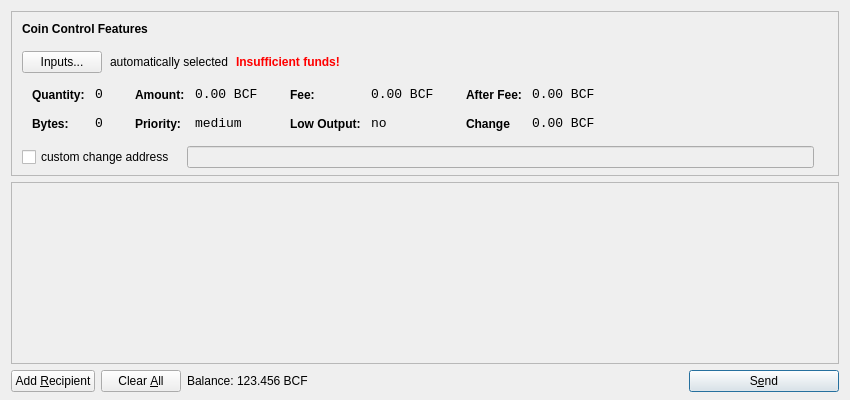
<?xml version="1.0" encoding="UTF-8"?>
<ui version="4.0">
 <class>SendCoinsDialog</class>
 <widget class="QDialog" name="SendCoinsDialog">
  <property name="geometry">
   <rect>
    <x>0</x>
    <y>0</y>
    <width>850</width>
    <height>400</height>
   </rect>
  </property>
  <property name="windowTitle">
   <string>Send Coins</string>
  </property>
  <layout class="QVBoxLayout" name="verticalLayout" stretch="0,1,0">
   <property name="bottomMargin">
    <number>8</number>
   </property>
   <item>
    <widget class="QFrame" name="frameCoinControl">
     <property name="sizePolicy">
      <sizepolicy hsizetype="Expanding" vsizetype="Expanding">
       <horstretch>0</horstretch>
       <verstretch>0</verstretch>
      </sizepolicy>
     </property>
     <property name="maximumSize">
      <size>
       <width>16777215</width>
       <height>16777215</height>
      </size>
     </property>
     <property name="frameShape">
      <enum>QFrame::StyledPanel</enum>
     </property>
     <property name="frameShadow">
      <enum>QFrame::Sunken</enum>
     </property>
     <layout class="QVBoxLayout" name="verticalLayoutCoinControl2">
      <property name="spacing">
       <number>-1</number>
      </property>
      <property name="leftMargin">
       <number>0</number>
      </property>
      <property name="topMargin">
       <number>0</number>
      </property>
      <property name="rightMargin">
       <number>0</number>
      </property>
      <property name="bottomMargin">
       <number>6</number>
      </property>
      <item>
       <layout class="QVBoxLayout" name="verticalLayoutCoinControl" stretch="0,0,0,0,1">
        <property name="spacing">
         <number>0</number>
        </property>
        <property name="leftMargin">
         <number>10</number>
        </property>
        <property name="topMargin">
         <number>10</number>
        </property>
        <item>
         <layout class="QHBoxLayout" name="horizontalLayoutCoinControl1">
          <property name="bottomMargin">
           <number>15</number>
          </property>
          <item>
           <widget class="QLabel" name="labelCoinControlFeatures">
            <property name="sizePolicy">
             <sizepolicy hsizetype="Preferred" vsizetype="Maximum">
              <horstretch>0</horstretch>
              <verstretch>0</verstretch>
             </sizepolicy>
            </property>
            <property name="font">
             <font>
              <weight>75</weight>
              <bold>true</bold>
             </font>
            </property>
            <property name="styleSheet">
             <string notr="true">font-weight:bold;</string>
            </property>
            <property name="text">
             <string>Coin Control Features</string>
            </property>
           </widget>
          </item>
         </layout>
        </item>
        <item>
         <layout class="QHBoxLayout" name="horizontalLayoutCoinControl2" stretch="0,0,0,0">
          <property name="spacing">
           <number>8</number>
          </property>
          <property name="bottomMargin">
           <number>10</number>
          </property>
          <item>
           <widget class="QPushButton" name="pushButtonCoinControl">
            <property name="styleSheet">
             <string notr="true"/>
            </property>
            <property name="text">
             <string>Inputs...</string>
            </property>
           </widget>
          </item>
          <item>
           <widget class="QLabel" name="labelCoinControlAutomaticallySelected">
            <property name="text">
             <string>automatically selected</string>
            </property>
            <property name="margin">
             <number>5</number>
            </property>
           </widget>
          </item>
          <item>
           <widget class="QLabel" name="labelCoinControlInsuffFunds">
            <property name="font">
             <font>
              <weight>75</weight>
              <bold>true</bold>
             </font>
            </property>
            <property name="styleSheet">
             <string notr="true">color:red;font-weight:bold;</string>
            </property>
            <property name="text">
             <string>Insufficient funds!</string>
            </property>
            <property name="margin">
             <number>5</number>
            </property>
           </widget>
          </item>
          <item>
           <spacer name="horizontalSpacerCoinControl">
            <property name="orientation">
             <enum>Qt::Horizontal</enum>
            </property>
            <property name="sizeHint" stdset="0">
             <size>
              <width>40</width>
              <height>1</height>
             </size>
            </property>
           </spacer>
          </item>
         </layout>
        </item>
        <item>
         <widget class="QWidget" name="widgetCoinControl" native="true">
          <property name="sizePolicy">
           <sizepolicy hsizetype="Preferred" vsizetype="Preferred">
            <horstretch>0</horstretch>
            <verstretch>0</verstretch>
           </sizepolicy>
          </property>
          <property name="minimumSize">
           <size>
            <width>0</width>
            <height>0</height>
           </size>
          </property>
          <property name="styleSheet">
           <string notr="true"/>
          </property>
          <layout class="QHBoxLayout" name="horizontalLayoutCoinControl5">
           <property name="margin">
            <number>0</number>
           </property>
           <item>
            <layout class="QHBoxLayout" name="horizontalLayoutCoinControl3" stretch="0,0,0,1">
             <property name="spacing">
              <number>20</number>
             </property>
             <property name="topMargin">
              <number>0</number>
             </property>
             <property name="bottomMargin">
              <number>10</number>
             </property>
             <item>
              <layout class="QFormLayout" name="formLayoutCoinControl1">
               <property name="horizontalSpacing">
                <number>10</number>
               </property>
               <property name="verticalSpacing">
                <number>14</number>
               </property>
               <property name="leftMargin">
                <number>10</number>
               </property>
               <property name="topMargin">
                <number>4</number>
               </property>
               <property name="rightMargin">
                <number>6</number>
               </property>
               <item row="0" column="0">
                <widget class="QLabel" name="labelCoinControlQuantityText">
                 <property name="styleSheet">
                  <string notr="true">font-weight:bold;</string>
                 </property>
                 <property name="text">
                  <string>Quantity:</string>
                 </property>
                 <property name="margin">
                  <number>0</number>
                 </property>
                </widget>
               </item>
               <item row="0" column="1">
                <widget class="QLabel" name="labelCoinControlQuantity">
                 <property name="font">
                  <font>
                   <family>Monospace</family>
                   <pointsize>10</pointsize>
                  </font>
                 </property>
                 <property name="cursor">
                  <cursorShape>IBeamCursor</cursorShape>
                 </property>
                 <property name="contextMenuPolicy">
                  <enum>Qt::ActionsContextMenu</enum>
                 </property>
                 <property name="text">
                  <string>0</string>
                 </property>
                 <property name="margin">
                  <number>0</number>
                 </property>
                 <property name="textInteractionFlags">
                  <set>Qt::LinksAccessibleByMouse|Qt::TextSelectableByKeyboard|Qt::TextSelectableByMouse</set>
                 </property>
                </widget>
               </item>
               <item row="1" column="0">
                <widget class="QLabel" name="labelCoinControlBytesText">
                 <property name="styleSheet">
                  <string notr="true">font-weight:bold;</string>
                 </property>
                 <property name="text">
                  <string>Bytes:</string>
                 </property>
                </widget>
               </item>
               <item row="1" column="1">
                <widget class="QLabel" name="labelCoinControlBytes">
                 <property name="font">
                  <font>
                   <family>Monospace</family>
                   <pointsize>10</pointsize>
                  </font>
                 </property>
                 <property name="cursor">
                  <cursorShape>IBeamCursor</cursorShape>
                 </property>
                 <property name="contextMenuPolicy">
                  <enum>Qt::ActionsContextMenu</enum>
                 </property>
                 <property name="text">
                  <string>0</string>
                 </property>
                 <property name="textInteractionFlags">
                  <set>Qt::LinksAccessibleByMouse|Qt::TextSelectableByKeyboard|Qt::TextSelectableByMouse</set>
                 </property>
                </widget>
               </item>
              </layout>
             </item>
             <item>
              <layout class="QFormLayout" name="formLayoutCoinControl2">
               <property name="horizontalSpacing">
                <number>10</number>
               </property>
               <property name="verticalSpacing">
                <number>14</number>
               </property>
               <property name="leftMargin">
                <number>6</number>
               </property>
               <property name="topMargin">
                <number>4</number>
               </property>
               <property name="rightMargin">
                <number>6</number>
               </property>
               <item row="0" column="0">
                <widget class="QLabel" name="labelCoinControlAmountText">
                 <property name="styleSheet">
                  <string notr="true">font-weight:bold;</string>
                 </property>
                 <property name="text">
                  <string>Amount:</string>
                 </property>
                 <property name="margin">
                  <number>0</number>
                 </property>
                </widget>
               </item>
               <item row="0" column="1">
                <widget class="QLabel" name="labelCoinControlAmount">
                 <property name="font">
                  <font>
                   <family>Monospace</family>
                   <pointsize>10</pointsize>
                  </font>
                 </property>
                 <property name="cursor">
                  <cursorShape>IBeamCursor</cursorShape>
                 </property>
                 <property name="contextMenuPolicy">
                  <enum>Qt::ActionsContextMenu</enum>
                 </property>
                 <property name="text">
                  <string>0.00 BCF</string>
                 </property>
                 <property name="textInteractionFlags">
                  <set>Qt::LinksAccessibleByMouse|Qt::TextSelectableByKeyboard|Qt::TextSelectableByMouse</set>
                 </property>
                </widget>
               </item>
               <item row="1" column="0">
                <widget class="QLabel" name="labelCoinControlPriorityText">
                 <property name="styleSheet">
                  <string notr="true">font-weight:bold;</string>
                 </property>
                 <property name="text">
                  <string>Priority:</string>
                 </property>
                </widget>
               </item>
               <item row="1" column="1">
                <widget class="QLabel" name="labelCoinControlPriority">
                 <property name="font">
                  <font>
                   <family>Monospace</family>
                   <pointsize>10</pointsize>
                  </font>
                 </property>
                 <property name="cursor">
                  <cursorShape>IBeamCursor</cursorShape>
                 </property>
                 <property name="contextMenuPolicy">
                  <enum>Qt::ActionsContextMenu</enum>
                 </property>
                 <property name="text">
                  <string>medium</string>
                 </property>
                 <property name="textInteractionFlags">
                  <set>Qt::LinksAccessibleByMouse|Qt::TextSelectableByKeyboard|Qt::TextSelectableByMouse</set>
                 </property>
                </widget>
               </item>
              </layout>
             </item>
             <item>
              <layout class="QFormLayout" name="formLayoutCoinControl3">
               <property name="horizontalSpacing">
                <number>10</number>
               </property>
               <property name="verticalSpacing">
                <number>14</number>
               </property>
               <property name="leftMargin">
                <number>6</number>
               </property>
               <property name="topMargin">
                <number>4</number>
               </property>
               <property name="rightMargin">
                <number>6</number>
               </property>
               <item row="0" column="0">
                <widget class="QLabel" name="labelCoinControlFeeText">
                 <property name="styleSheet">
                  <string notr="true">font-weight:bold;</string>
                 </property>
                 <property name="text">
                  <string>Fee:</string>
                 </property>
                 <property name="margin">
                  <number>0</number>
                 </property>
                </widget>
               </item>
               <item row="0" column="1">
                <widget class="QLabel" name="labelCoinControlFee">
                 <property name="font">
                  <font>
                   <family>Monospace</family>
                   <pointsize>10</pointsize>
                  </font>
                 </property>
                 <property name="cursor">
                  <cursorShape>IBeamCursor</cursorShape>
                 </property>
                 <property name="contextMenuPolicy">
                  <enum>Qt::ActionsContextMenu</enum>
                 </property>
                 <property name="text">
                  <string>0.00 BCF</string>
                 </property>
                 <property name="textInteractionFlags">
                  <set>Qt::LinksAccessibleByMouse|Qt::TextSelectableByKeyboard|Qt::TextSelectableByMouse</set>
                 </property>
                </widget>
               </item>
               <item row="1" column="0">
                <widget class="QLabel" name="labelCoinControlLowOutputText">
                 <property name="styleSheet">
                  <string notr="true">font-weight:bold;</string>
                 </property>
                 <property name="text">
                  <string>Low Output:</string>
                 </property>
                </widget>
               </item>
               <item row="1" column="1">
                <widget class="QLabel" name="labelCoinControlLowOutput">
                 <property name="font">
                  <font>
                   <family>Monospace</family>
                   <pointsize>10</pointsize>
                  </font>
                 </property>
                 <property name="cursor">
                  <cursorShape>IBeamCursor</cursorShape>
                 </property>
                 <property name="contextMenuPolicy">
                  <enum>Qt::ActionsContextMenu</enum>
                 </property>
                 <property name="text">
                  <string>no</string>
                 </property>
                 <property name="textInteractionFlags">
                  <set>Qt::LinksAccessibleByMouse|Qt::TextSelectableByKeyboard|Qt::TextSelectableByMouse</set>
                 </property>
                </widget>
               </item>
              </layout>
             </item>
             <item>
              <layout class="QFormLayout" name="formLayoutCoinControl4">
               <property name="horizontalSpacing">
                <number>10</number>
               </property>
               <property name="verticalSpacing">
                <number>14</number>
               </property>
               <property name="leftMargin">
                <number>6</number>
               </property>
               <property name="topMargin">
                <number>4</number>
               </property>
               <property name="rightMargin">
                <number>6</number>
               </property>
               <item row="0" column="0">
                <widget class="QLabel" name="labelCoinControlAfterFeeText">
                 <property name="styleSheet">
                  <string notr="true">font-weight:bold;</string>
                 </property>
                 <property name="text">
                  <string>After Fee:</string>
                 </property>
                 <property name="margin">
                  <number>0</number>
                 </property>
                </widget>
               </item>
               <item row="0" column="1">
                <widget class="QLabel" name="labelCoinControlAfterFee">
                 <property name="font">
                  <font>
                   <family>Monospace</family>
                   <pointsize>10</pointsize>
                  </font>
                 </property>
                 <property name="cursor">
                  <cursorShape>IBeamCursor</cursorShape>
                 </property>
                 <property name="contextMenuPolicy">
                  <enum>Qt::ActionsContextMenu</enum>
                 </property>
                 <property name="text">
                  <string>0.00 BCF</string>
                 </property>
                 <property name="textInteractionFlags">
                  <set>Qt::LinksAccessibleByMouse|Qt::TextSelectableByKeyboard|Qt::TextSelectableByMouse</set>
                 </property>
                </widget>
               </item>
               <item row="1" column="0">
                <widget class="QLabel" name="labelCoinControlChangeText">
                 <property name="styleSheet">
                  <string notr="true">font-weight:bold;</string>
                 </property>
                 <property name="text">
                  <string>Change</string>
                 </property>
                </widget>
               </item>
               <item row="1" column="1">
                <widget class="QLabel" name="labelCoinControlChange">
                 <property name="font">
                  <font>
                   <family>Monospace</family>
                   <pointsize>10</pointsize>
                  </font>
                 </property>
                 <property name="cursor">
                  <cursorShape>IBeamCursor</cursorShape>
                 </property>
                 <property name="contextMenuPolicy">
                  <enum>Qt::ActionsContextMenu</enum>
                 </property>
                 <property name="text">
                  <string>0.00 BCF</string>
                 </property>
                 <property name="textInteractionFlags">
                  <set>Qt::LinksAccessibleByMouse|Qt::TextSelectableByKeyboard|Qt::TextSelectableByMouse</set>
                 </property>
                </widget>
               </item>
              </layout>
             </item>
            </layout>
           </item>
          </layout>
         </widget>
        </item>
        <item>
         <layout class="QHBoxLayout" name="horizontalLayoutCoinControl4" stretch="0,0,0">
          <property name="spacing">
           <number>12</number>
          </property>
          <property name="sizeConstraint">
           <enum>QLayout::SetDefaultConstraint</enum>
          </property>
          <property name="topMargin">
           <number>5</number>
          </property>
          <property name="rightMargin">
           <number>5</number>
          </property>
          <item>
           <widget class="QCheckBox" name="checkBoxCoinControlChange">
            <property name="text">
             <string>custom change address</string>
            </property>
           </widget>
          </item>
          <item>
           <widget class="QLineEdit" name="lineEditCoinControlChange">
            <property name="enabled">
             <bool>false</bool>
            </property>
            <property name="sizePolicy">
             <sizepolicy hsizetype="Expanding" vsizetype="Fixed">
              <horstretch>0</horstretch>
              <verstretch>0</verstretch>
             </sizepolicy>
            </property>
           </widget>
          </item>
          <item>
           <widget class="QLabel" name="labelCoinControlChangeLabel">
            <property name="sizePolicy">
             <sizepolicy hsizetype="Preferred" vsizetype="Expanding">
              <horstretch>0</horstretch>
              <verstretch>0</verstretch>
             </sizepolicy>
            </property>
            <property name="minimumSize">
             <size>
              <width>0</width>
              <height>0</height>
             </size>
            </property>
            <property name="text">
             <string/>
            </property>
            <property name="margin">
             <number>3</number>
            </property>
           </widget>
          </item>
         </layout>
        </item>
        <item>
         <spacer name="verticalSpacerCoinControl">
          <property name="orientation">
           <enum>Qt::Vertical</enum>
          </property>
          <property name="sizeHint" stdset="0">
           <size>
            <width>800</width>
            <height>1</height>
           </size>
          </property>
         </spacer>
        </item>
       </layout>
      </item>
     </layout>
    </widget>
   </item>
   <item>
    <widget class="QScrollArea" name="scrollArea">
     <property name="widgetResizable">
      <bool>true</bool>
     </property>
     <widget class="QWidget" name="scrollAreaWidgetContents">
      <property name="geometry">
       <rect>
        <x>0</x>
        <y>0</y>
        <width>830</width>
        <height>165</height>
       </rect>
      </property>
      <layout class="QVBoxLayout" name="verticalLayout_2">
       <property name="margin">
        <number>0</number>
       </property>
       <item>
        <layout class="QVBoxLayout" name="entries">
         <property name="spacing">
          <number>6</number>
         </property>
        </layout>
       </item>
       <item>
        <spacer name="verticalSpacer">
         <property name="orientation">
          <enum>Qt::Vertical</enum>
         </property>
         <property name="sizeHint" stdset="0">
          <size>
           <width>20</width>
           <height>40</height>
          </size>
         </property>
        </spacer>
       </item>
      </layout>
     </widget>
    </widget>
   </item>
   <item>
    <layout class="QHBoxLayout" name="horizontalLayout">
     <item>
      <widget class="QPushButton" name="addButton">
       <property name="toolTip">
        <string>Send to multiple recipients at once</string>
       </property>
       <property name="text">
        <string>Add &amp;Recipient</string>
       </property>
       <property name="icon">
        <iconset resource="../bitcoin.qrc">
         <normaloff>:/icons/add</normaloff>:/icons/add</iconset>
       </property>
       <property name="autoDefault">
        <bool>false</bool>
       </property>
      </widget>
     </item>
     <item>
      <widget class="QPushButton" name="clearButton">
       <property name="sizePolicy">
        <sizepolicy hsizetype="Minimum" vsizetype="Fixed">
         <horstretch>0</horstretch>
         <verstretch>0</verstretch>
        </sizepolicy>
       </property>
       <property name="toolTip">
        <string>Remove all transaction fields</string>
       </property>
       <property name="text">
        <string>Clear &amp;All</string>
       </property>
       <property name="icon">
        <iconset resource="../bitcoin.qrc">
         <normaloff>:/icons/remove</normaloff>:/icons/remove</iconset>
       </property>
       <property name="autoRepeatDelay">
        <number>300</number>
       </property>
       <property name="autoDefault">
        <bool>false</bool>
       </property>
      </widget>
     </item>
     <item>
      <layout class="QHBoxLayout" name="horizontalLayout_2">
       <property name="spacing">
        <number>3</number>
       </property>
       <item>
        <widget class="QLabel" name="label">
         <property name="sizePolicy">
          <sizepolicy hsizetype="Preferred" vsizetype="Fixed">
           <horstretch>0</horstretch>
           <verstretch>0</verstretch>
          </sizepolicy>
         </property>
         <property name="text">
          <string>Balance:</string>
         </property>
        </widget>
       </item>
       <item>
        <widget class="QLabel" name="labelBalance">
         <property name="sizePolicy">
          <sizepolicy hsizetype="Preferred" vsizetype="Fixed">
           <horstretch>0</horstretch>
           <verstretch>0</verstretch>
          </sizepolicy>
         </property>
         <property name="cursor">
          <cursorShape>IBeamCursor</cursorShape>
         </property>
         <property name="text">
          <string>123.456 BCF</string>
         </property>
         <property name="textInteractionFlags">
          <set>Qt::LinksAccessibleByMouse|Qt::TextSelectableByKeyboard|Qt::TextSelectableByMouse</set>
         </property>
        </widget>
       </item>
      </layout>
     </item>
     <item>
      <spacer name="horizontalSpacer">
       <property name="orientation">
        <enum>Qt::Horizontal</enum>
       </property>
       <property name="sizeHint" stdset="0">
        <size>
         <width>40</width>
         <height>20</height>
        </size>
       </property>
      </spacer>
     </item>
     <item>
      <widget class="QPushButton" name="sendButton">
       <property name="minimumSize">
        <size>
         <width>150</width>
         <height>0</height>
        </size>
       </property>
       <property name="toolTip">
        <string>Confirm the send action</string>
       </property>
       <property name="text">
        <string>S&amp;end</string>
       </property>
       <property name="icon">
        <iconset resource="../bitcoin.qrc">
         <normaloff>:/icons/send</normaloff>:/icons/send</iconset>
       </property>
       <property name="default">
        <bool>true</bool>
       </property>
      </widget>
     </item>
    </layout>
   </item>
  </layout>
 </widget>
 <resources>
  <include location="../bitcoin.qrc"/>
 </resources>
 <connections/>
</ui>
